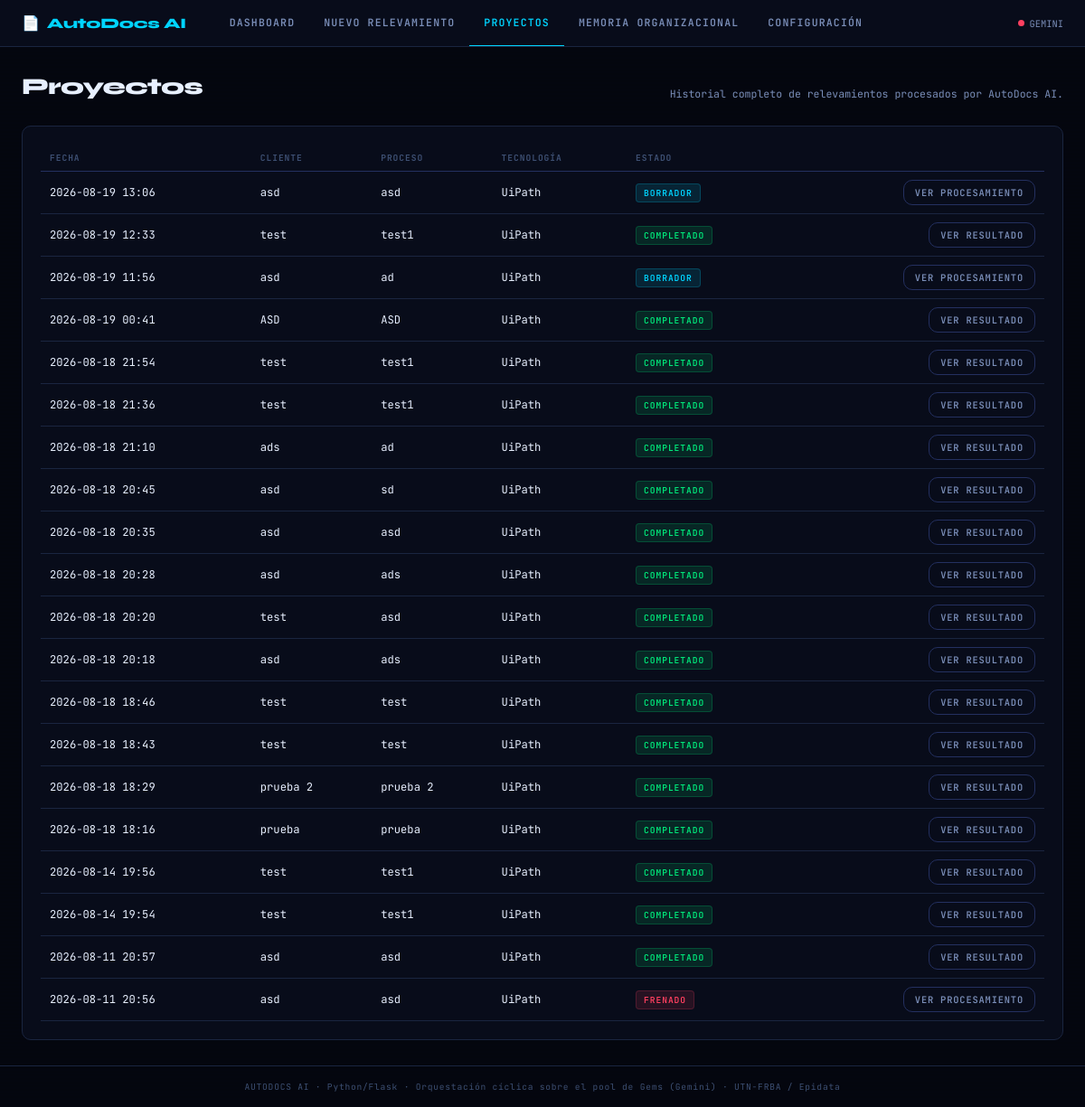
/proyectos, run on an earlier commit of the app's database.
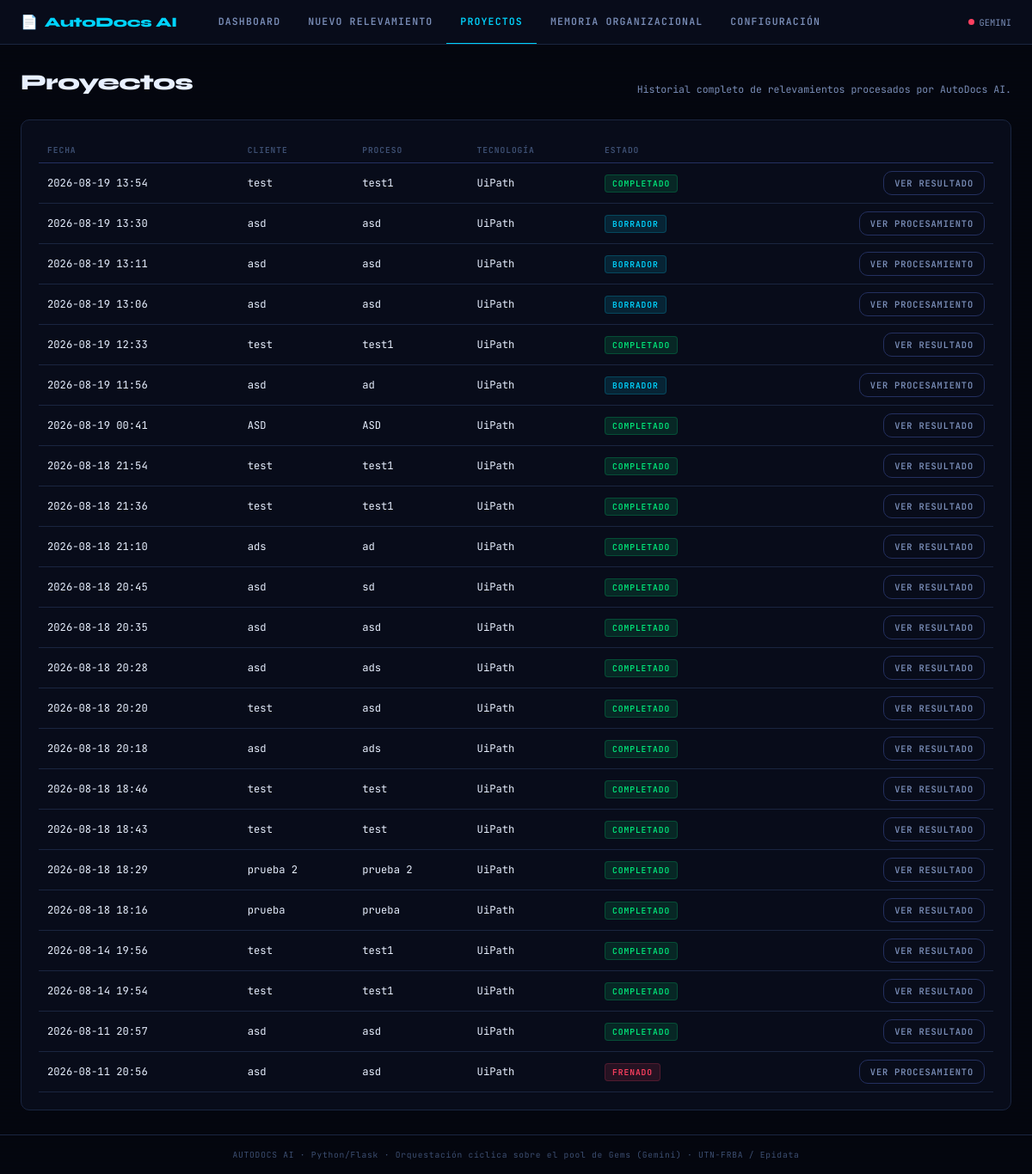
And on a later commit of the database.
### tables this page shows
CREATE TABLE proyectos (
    id                      INTEGER PRIMARY KEY AUTOINCREMENT,
    cliente                 TEXT NOT NULL,
    proceso                 TEXT NOT NULL,
    tecnologia              TEXT,       -- UiPath / Power Automate / Rocketbot / Make.com...
    criticidad              TEXT,       -- Baja / Media / Alta
    presupuesto_hs          REAL,
    analista                TEXT,
    transcripcion_original  TEXT,
    transcripcion_sanitizada TEXT,
    reemplazos_pii          INTEGER DEFAULT 0,
    flujo_estructurado      TEXT,       -- JSON: salida del Agente de Ingesta
    estado                  TEXT DEFAULT 'borrador',  -- borrador|procesando|completado|frenado|error
    motivo_freno            TEXT,       -- si estado = 'frenado' (Límite Operativo de Entrada)
    creado                  TEXT DEFAULT CURRENT_TIMESTAMP,
    actualizado             TEXT DEFAULT CURRENT_TIMESTAMP
);

### ui/app.py (the view)
    @app.route("/proyectos")
    def proyectos():
        return render_template("proyectos.html", proyectos=ProyectoRepository.listar())

### core/db.py (called while the page is built)
def get_conn() -> sqlite3.Connection:
    DB_PATH.parent.mkdir(exist_ok=True)
    conn = sqlite3.connect(DB_PATH)
    conn.row_factory = sqlite3.Row
    conn.execute("PRAGMA foreign_keys = ON")
    return conn

### repositories/proyecto_repository.py (called while the page is built)
    @staticmethod
    def listar() -> list:
        conn = get_conn()
        rows = conn.execute("SELECT * FROM proyectos ORDER BY creado DESC").fetchall()
        conn.close()
        return [dict(r) for r in rows]

### ui/templates/proyectos.html (shortened to what this page needs)
{% extends "base.html" %}
{% block content %}
<div class="page-header">
  <h1>Proyectos</h1>
  <p>Historial completo de relevamientos procesados por AutoDocs AI.</p>
</div>
<div class="panel">
  <table>
    <thead><tr><th>Fecha</th><th>Cliente</th><th>Proceso</th><th>Tecnología</th><th>Estado</th><th></th></tr></thead>
    <tbody>
      {% for p in proyectos %}
      <tr>
        <td>{{ p.creado[:16] }}</td>
        <td>{{ p.cliente }}</td>
        <td>{{ p.proceso }}</td>
        <td>{{ p.tecnologia or '—' }}</td>
        <td>
          {% if p.estado == 'completado' %}<span class="tag tag-green">Completado</span>
          {% elif p.estado == 'frenado' %}<span class="tag tag-red">Frenado</span>
          {% elif p.estado == 'procesando' %}<span class="tag tag-amber">Procesando</span>
          {% else %}<span class="tag tag-cyan">Borrador</span>{% endif %}
        </td>
        <td class="text-right">
          {% if p.estado == 'completado' %}
            <a href="/resultado/{{ p.id }}" class="btn btn-secondary btn-sm">Ver resultado</a>
          {% else %}
            <a href="/procesamiento/{{ p.id }}" class="btn btn-secondary btn-sm">Ver procesamiento</a>
          {% endif %}
        </td>
      </tr>
      {% else %}
      <tr><td colspan="6" class="result-box empty">Todavía no cargaste ningún relevamiento.</td></tr>
      {% endfor %}
    </tbody>
  </table>
</div>
{% endblock %}

What changed in the data, as far as the page shows it:
added proyectos: creado "2026-08-19 13:54", cliente "test", proceso "test1", tecnologia "UiPath", estado "COMPLETADO"
added proyectos: creado "2026-08-19 13:30", cliente "asd", proceso "asd", tecnologia "UiPath", estado "BORRADOR"
added proyectos: creado "2026-08-19 13:11", cliente "asd", proceso "asd", tecnologia "UiPath", estado "BORRADOR"
